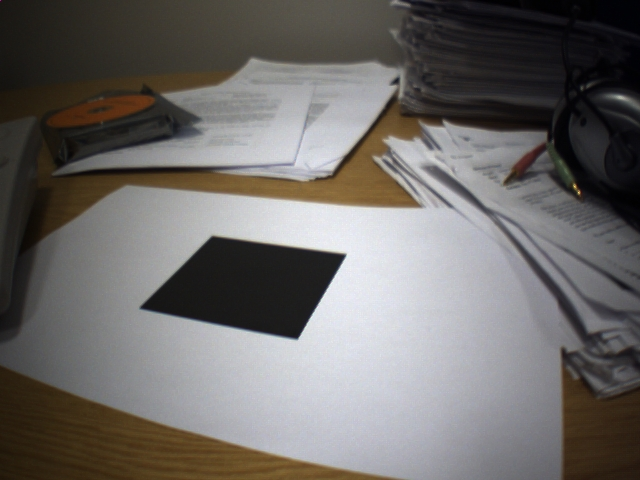
%> input picture Homography&Tracking/Homography/test104.jpg, 640 x 480 px
$ octave --eval "practical2b;"   (GNU Octave 9; MATLAB toolbox functions it lacks are replaced by stand-ins)
%> lines starting %> are read from the running program, lines starting %| are printed output that depends on the picture
function practical2b

%The goal of this part of the practical is to take a real image containing
%a planar black square and figure out the transformation between the square
%and the camera.  We will then draw a wire-frame cube with it's base
%corners at the corner of the square.  You should use this
%template for your code and fill in the missing sections marked "TO DO"

%load in image
im = imread('test104.jpg');
%> im is the input picture: size 480x640x3 uint8; mean R, G, B 109, 105.8, 103.5

%define points on image
xImCart = [  140.3464  212.1129  346.3065  298.1344   247.9962;...
             308.9825  236.7646  255.4416  340.7335   281.5895];

%define 3D points of plane
XCart = [-50 -50  50  50 0 ;...
          50 -50 -50  50 0;...
           0   0   0   0 0];

%We assume that the intrinsic camera matrix K is known and has values
K = [640  0    320;...
     0    640  240;
     0    0    1];

%draw image and 2d points
figure; set(gcf,'Color',[1 1 1]);
imshow(im); axis off; axis image; hold on;
plot(xImCart(1,:),xImCart(2,:),'r.','MarkerSize',10);
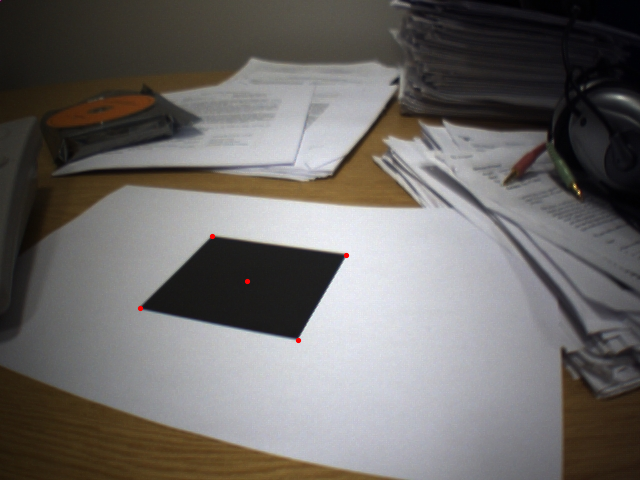
%> figure redrawn from the program's plot data

%TO DO Use your routine to calculate TEst, the extrinsic matrix relating the
%plane position to the camera position.
TEst = estimatePlanePose(xImCart, XCart, K);


%define 3D points of plane
XWireFrameCart = [-50 -50  50  50 -50 -50  50  50;...
                   50 -50 -50  50  50 -50 -50  50;...
                    0   0   0   0 -100 -100 -100 -100];

%TO DO Draw a wire frame cube, by projecting the vertices of a 3D cube
%through the projective camera and drawing lines betweeen the resulting 2d image
%points
xImCartEst = projectiveCamera(K,TEst,XWireFrameCart);

%draw image and 2d points
figure; set(gcf,'Color',[1 1 1]);
imshow(im); axis off; axis image; hold on;
plot(xImCartEst(1,:),xImCartEst(2,:),'r.','MarkerSize',10);

%draw lines
for cPoint = 1:4
    %plot a green line between each pair of points
    pt2 = mod(cPoint,4)+1 ;
    plot([xImCartEst(1,cPoint) xImCartEst(1,pt2)],[xImCartEst(2,cPoint) xImCartEst(2,pt2)],'b-','LineWidth',2);
    hold on;
    plot([xImCartEst(1,cPoint+4) xImCartEst(1,pt2+4)],[xImCartEst(2,cPoint+4) xImCartEst(2,pt2+4)],'b-','LineWidth',2);
    hold on;
    plot([xImCartEst(1,cPoint) xImCartEst(1,cPoint+4)],[xImCartEst(2,cPoint) xImCartEst(2,cPoint+4)],'b-','LineWidth',2);
end;
%> `practical2b;`:
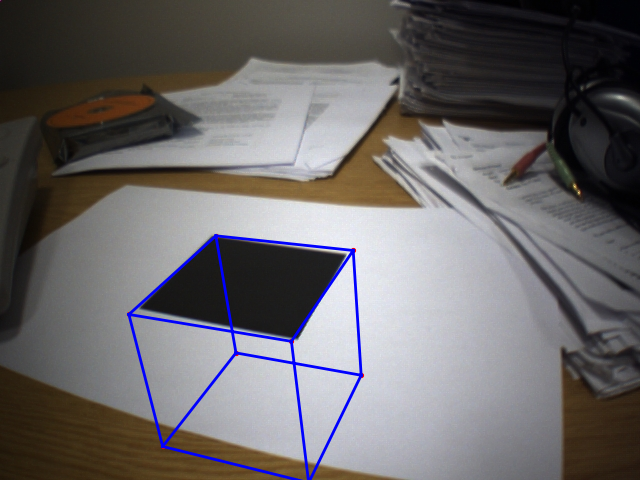
%> figure redrawn from the program's plot data

% [12 lines of commented-out code are left out]


end

%QUESTIONS TO THINK ABOUT...

%Do the results look realistic?
%If not, then what factors do you think might be causing this?

%goal of function is to project points in XCart through projective camera
%defined by intrinsic matrix K and extrinsic matrix T.
function xImCart = projectiveCamera(K,T,XCart)

%TO DO convert Cartesian 3d points XCart to homogeneous coordinates XHom
XHom = [XCart; ones(1,size(XCart,2))];

%TO DO apply extrinsic matrix to XHom to move to frame of reference of
%camera
XHom = T*XHom;

%TO DO project points into normalized camera coordinates xCamHom by (achieved by
%removing fourth row)
XCamHom = XHom(1:3,:);

%TO DO move points to image coordinates xImHom by applying intrinsic matrix
xImHom = K*XCamHom;

%TO DO convert points back to Cartesian coordinates xImCart
xImCart = xImHom(1:2,:)./repmat(xImHom(3,:),2,1);
end
%==========================================================================
%==========================================================================

%goal of function is to estimate pose of plane relative to camera
%(extrinsic matrix) given points in image xImCart, points in world XCart
%and intrinsic matrix K.
function T = estimatePlanePose(xImCart,XCart,K)


%TO DO Convert Cartesian image points xImCart to homogeneous representation
%xImHom
xImHom = [xImCart ; ones(1,size(xImCart,2))];

%TO DO Convert image co-ordinates xImHom to normalized camera coordinates
%xCamHom
xCamHom = inv(K)*xImHom;

%TO DO Estimate homography H mapping homogeneous (x,y)
%coordinates of positions in real world to xCamHom.  Use the routine you wrote for
%Practical 1B.
% CalcBestHomography apply to cartesian coordinate :
xCamCart = xCamHom(1:2,:)./repmat(xCamHom(3,:),2,1);
HEst = calcBestHomography(XCart, xCamCart);

%TO DO Estimate first two columns of rotation matrix R from the first two
%columns of H using the SVD

[U,L,V] = svd(HEst(:,1:2));
R12 = U*[1 0; 0 1; 0 0]*V';

%TO DO Estimate the third column of the rotation matrix by taking the cross
%product of the first two columns
R3 = cross(R12(:,1), R12(:,2));

%TO DO Check that the determinant of the rotation matrix is positive - if
%not then multiply last column by -1.
R = [R12 R3];
if det(R) < 0
    R = [R12 -R3];
end

%TO DO Estimate the translation t by finding the appropriate scaling factor k
%and applying it to the third column of H
% see point (15.47)
k = (1/6)* sum(sum( HEst(:,1:2)./R(:,1:2)));
HEst(:,3) = HEst(:,3)/k;

%TO DO Check whether t_z is negative - if it is then multiply t by -1 and
%the first two columns of R by -1.
if HEst(3:3) < 0
    HEst(:,3) = -HEst(:,3);
    R(:, 1:2) = -R(:, 1:2);
end

%assemble transformation into matrix form
T = [R HEst(:,3); 0 0 0 1];
end

%==========================================================================
function H = calcBestHomography(pts1Cart, pts2Cart)

%should apply direct linear transform (DLT) algorithm to calculate best
%homography that maps the points in pts1Cart to their corresonding matchin in
%pts2Cart

%****TO DO ****: replace this
% H = eye(3);

%**** TO DO ****;
%first turn points to homogeneous
pts1Hom = [pts1Cart; ones(1,size(pts1Cart,2))];
pts2Hom = [pts2Cart; ones(1,size(pts2Cart,2))];

%then construct A matrix which should be (10 x 9) in size
u = pts1Hom(1,:);
v = pts1Hom(2,:);
x = pts2Hom(1,:);
y = pts2Hom(2,:);
n = size(u,2);

if n ~= 1
    % first 2 lines, then doing a loop
    A = [ 0 0 0 -u(1) -v(1) -1 y(1)*u(1) y(1)*v(1) y(1); ...
          u(1) v(1) 1 0 0 0 -x(1)*u(1) -x(1)*v(1) -x(1)];


    for i=2:n
        B = [ 0 0 0 -u(i) -v(i) -1 y(i)*u(i) y(i)*v(i) y(i); ...
              u(i) v(i) 1 0 0 0 -x(i)*u(i) -x(i)*v(i) -x(i)];
        A = [ A ; B];
    end
else
    A = [ 0 0 0 -u(1) -v(1) -1 y(1)*u(1) y(1)*v(1) y(1); ...
          u(1) v(1) 1 0 0 0 -x(1)*u(1) -x(1)*v(1) -x(1)];
end


%solve Ah = 0 by calling
h = solveAXEqualsZero(A); %(you have to write this routine too - see below)

%reshape h into the matrix H
%Beware - when you reshape the (9x1) vector x to the (3x3) shape of a homography, you must make
%sure that it is reshaped with the values going first into the rows.  This
%is not the way that the matlab command reshape works - it goes columns
%first.  In order to resolve this, you can reshape and then take the
%transpose
H = transpose(reshape(h, [3,3]));
end

%==========================================================================
function x = solveAXEqualsZero(A);

%****TO DO **** Write this routine
% To find the solution, we compute the SVD A = ULV.T and choose
% x to be the last column of V
[U,L,V] = svd(A);
x = V(:,end);

end
